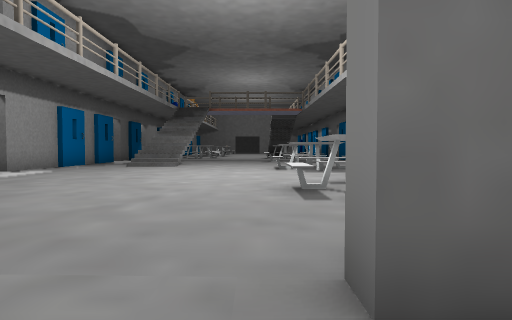
[1] (above)

24 first-person views from a walk through a scene from a Unity 3-D project. The camera is 1.2 m above the floor, tilts 2° down and sees 75° across. Doors are open. The floor is counted in squares, 2 m on a side. Each view is taken from the middle of a square. On the plan, view 1 faces up. The plan holds only what a view shows up to about 10 squares ahead; the rest is blank. The place goes on beyond the plan. The player is left out. Some surface patterns are stand-ins.

[2]
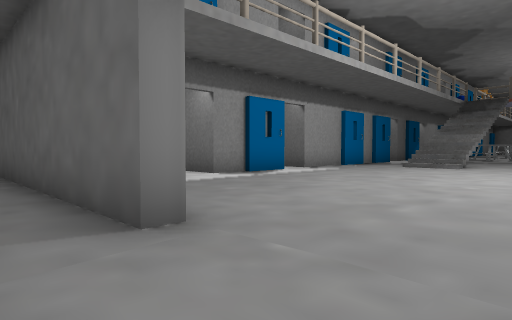

[3]
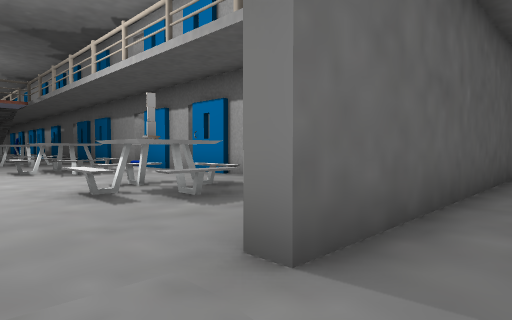

[4]
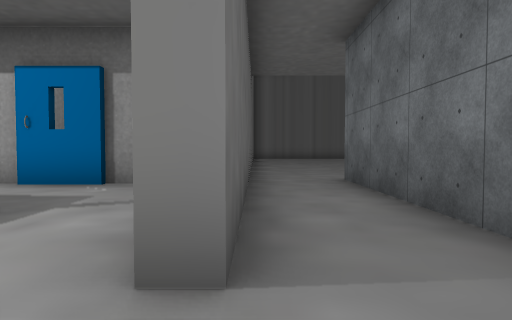

[5]
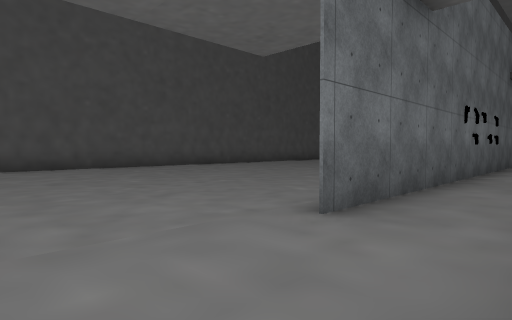

[6]
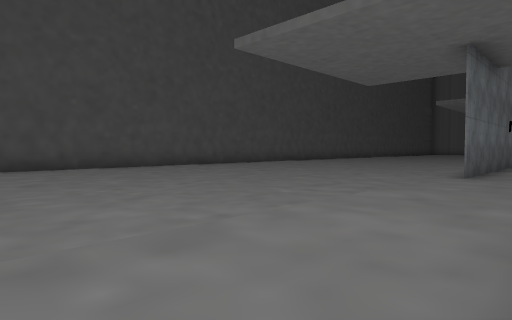

[7]
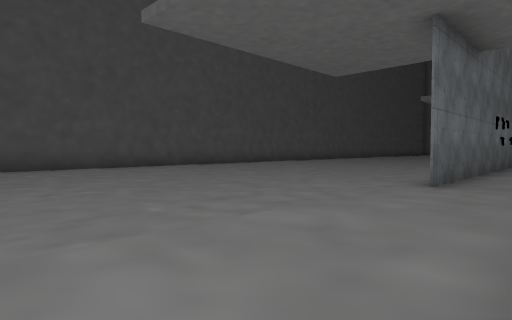

[8]
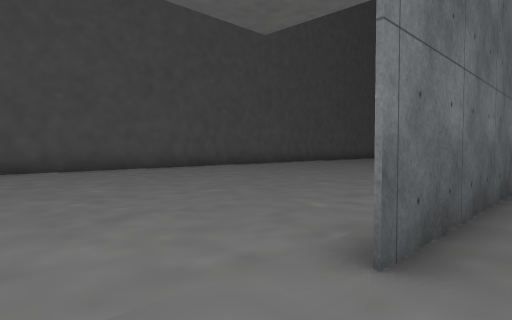

[9]
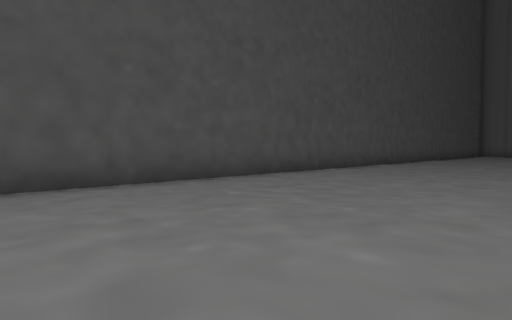

[10]
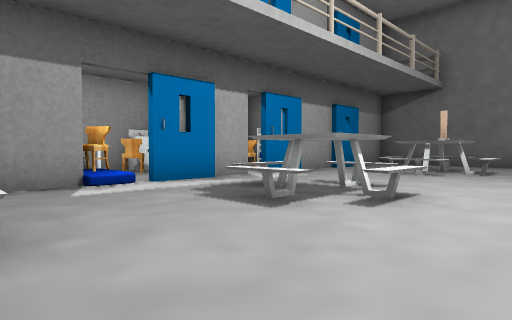

[11]
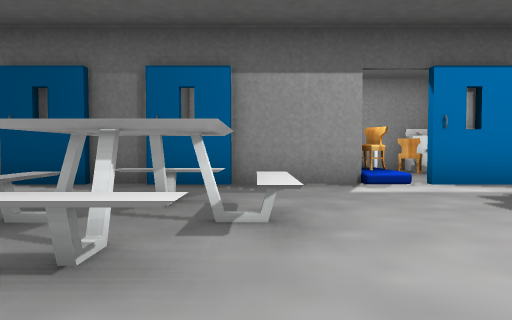

[12]
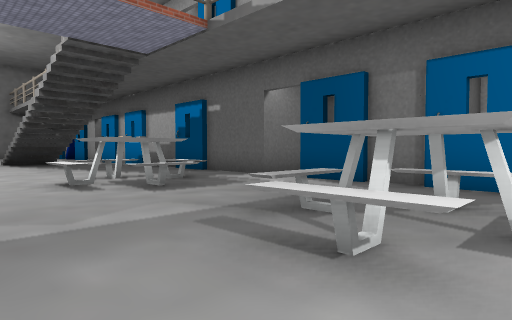

[13]
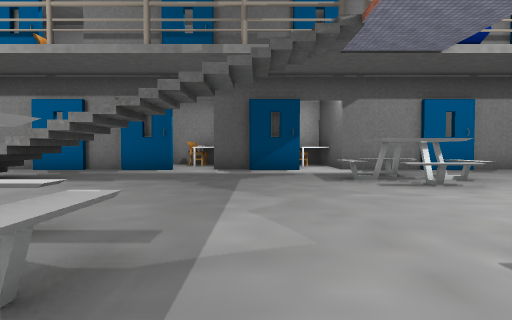

[14]
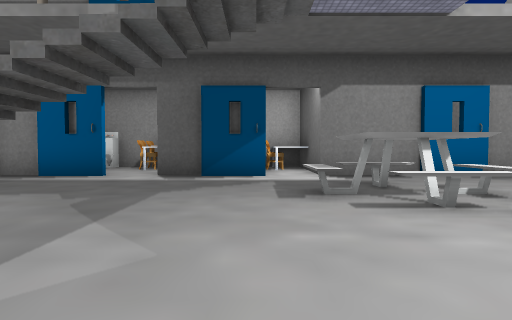

[15]
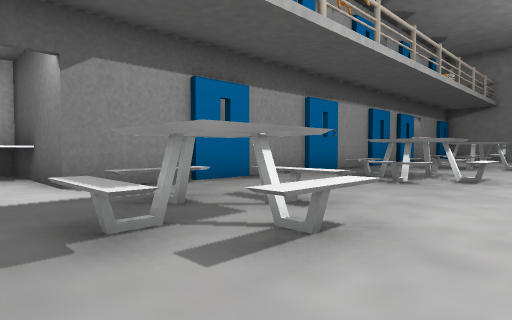

[16]
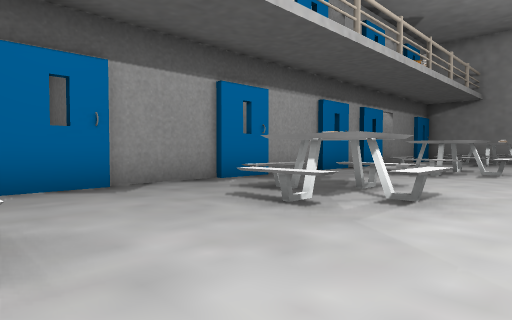

[17]
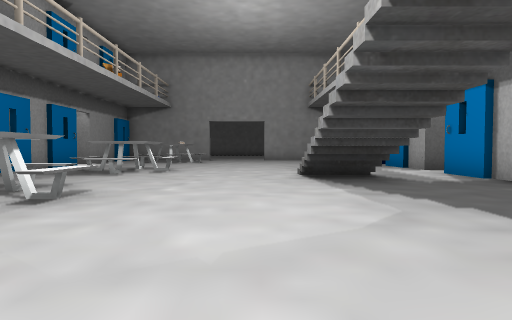

[18]
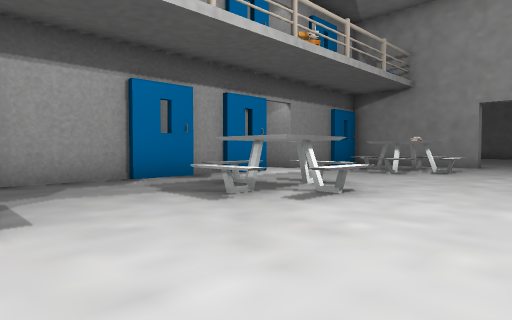

[19]
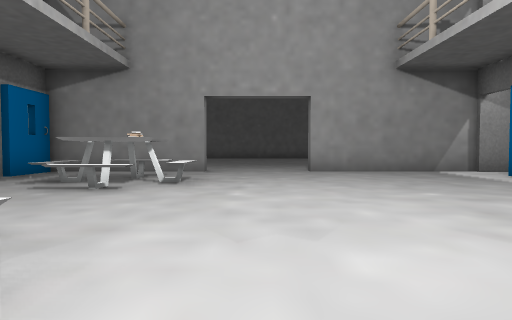

[20]
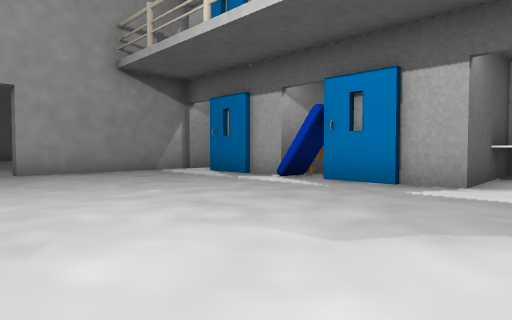

[21]
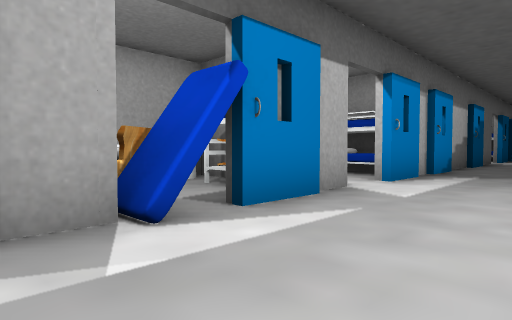

[22]
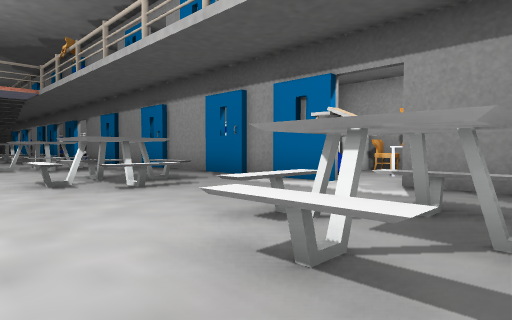

[23]
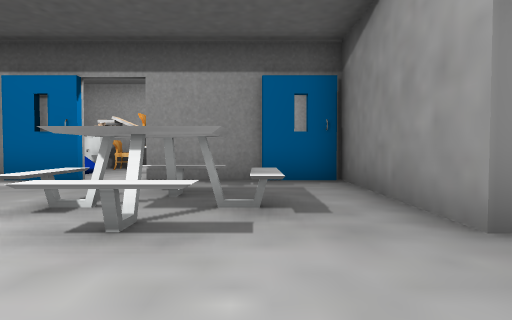

[24]
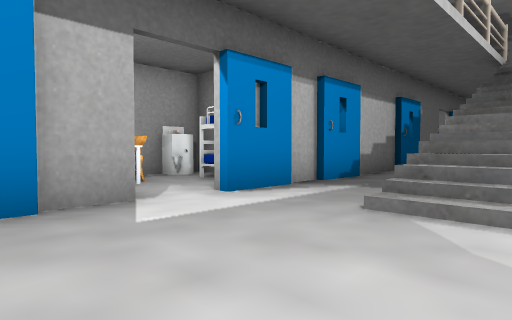

### Floor plan
Key: @ floor where view 1 was taken; # wall or solid block; . floor; / step, stairs or slope; D open door; T table; O other object.
Columns run from 10 left of view 1 to 13 right of it. Each row starts with its distance up from view 1.
 39         ...
 38    #####DDD######
 37     ....D.D.....
 36    O..TT.......O
 35    O..TT.......O
 34    O..TT.......O
 33 OOO............OOOO
 32 OO//O..........OOOO
 31 OOOOO.TT.......OOOO
 30   OO..TT.........OO
 29    O..TT...//..O.OO
 28    O.......//..OO O
 27    O.......//..OOOO
 26     ..TT...//..O
 25    O..TO.......O
 24    O..TT.......O
 23 OOOODD.........O
 22     DD.........O
 21    O..TT...TT..O
 20    O..TT...OOT.O
 19 OOO...TT...TT..
 18  O//O..........O
 17     O..........O
 16    O.......TT .O
 15   O........TTT.O
 14   ..O......TT..O
 13     O.//.......O
 12    O..//.......OO
 11    O.. /...TT..OOOO
 10    O.......TTT.O OO
  9    O.......TT..O  O
  8     D..........OO
  7     O..........OO
  6     O......TT..O
  5   OO.......TOT.OO
  4     .......TT..O
  3      ..........O
  2  OOOO###D.D####OOOO
  1   ......................
  0       ....@.............
 -1      ###########........
 -2            .............
 -3           ..............
 -4         ...............
 -5        ................
 -6       .................
 -7       .................
 -8        ................
 -9         ...............
-10         ###############

Where each view was taken, in squares from view 1:
view 1: 0 up, 0 right, facing up
view 2: 0 up, 0 right, facing up-left
view 3: 0 up, 1 left, facing up-right
view 4: 1 up, 1 left, facing right
view 5: 1 up, 8 right, facing down-left
view 6: 1 up, 13 right, facing down-left
view 7: 1 up, 11 right, facing down-left
view 8: 0 up, 7 right, facing down-left
view 9: 4 down, 7 right, facing down-left
view 10: 14 up, 1 left, facing down-right
view 11: 14 up, 1 left, facing right
view 12: 14 up, 1 left, facing up-right
view 13: 17 up, 3 right, facing left
view 14: 18 up, 1 right, facing left
view 15: 18 up, 1 left, facing up-left
view 16: 21 up, 1 left, facing up-left
view 17: 21 up, 0 right, facing up
view 18: 26 up, 0 right, facing up-left
view 19: 29 up, 1 left, facing up
view 20: 29 up, 1 left, facing up-right
view 21: 35 up, 2 right, facing down-right
view 22: 36 up, 1 left, facing down-left
view 23: 36 up, 0 right, facing left
view 24: 32 up, 1 right, facing down-right
